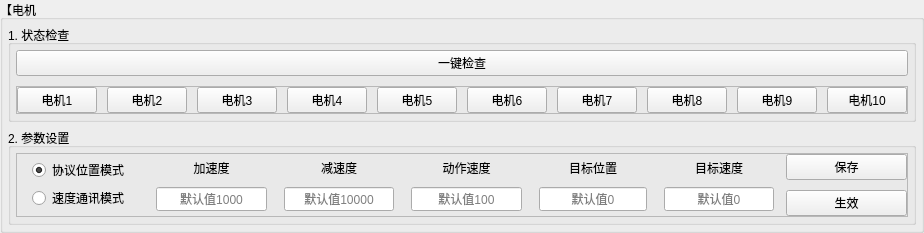
            <widget class="QGroupBox" name="group_motor">
             <property name="enabled">
              <bool>true</bool>
             </property>
             <property name="title">
              <string>【电机】</string>
             </property>
             <layout class="QVBoxLayout" name="verticalLayout_13" stretch="1,1">
              <property name="spacing">
               <number>6</number>
              </property>
              <property name="leftMargin">
               <number>5</number>
              </property>
              <property name="topMargin">
               <number>5</number>
              </property>
              <property name="rightMargin">
               <number>5</number>
              </property>
              <property name="bottomMargin">
               <number>5</number>
              </property>
              <item>
               <widget class="QGroupBox" name="groupBox_5">
                <property name="title">
                 <string>1. 状态检查</string>
                </property>
                <layout class="QVBoxLayout" name="verticalLayout_19">
                 <property name="spacing">
                  <number>10</number>
                 </property>
                 <property name="leftMargin">
                  <number>5</number>
                 </property>
                 <property name="topMargin">
                  <number>5</number>
                 </property>
                 <property name="rightMargin">
                  <number>5</number>
                 </property>
                 <property name="bottomMargin">
                  <number>5</number>
                 </property>
                 <item>
                  <widget class="QPushButton" name="check_all">
                   <property name="sizePolicy">
                    <sizepolicy hsizetype="Expanding" vsizetype="Preferred">
                     <horstretch>0</horstretch>
                     <verstretch>0</verstretch>
                    </sizepolicy>
                   </property>
                   <property name="minimumSize">
                    <size>
                     <width>0</width>
                     <height>0</height>
                    </size>
                   </property>
                   <property name="text">
                    <string>一键检查</string>
                   </property>
                  </widget>
                 </item>
                 <item>
                  <widget class="QFrame" name="frame_4">
                   <property name="frameShape">
                    <enum>QFrame::StyledPanel</enum>
                   </property>
                   <property name="frameShadow">
                    <enum>QFrame::Raised</enum>
                   </property>
                   <layout class="QHBoxLayout" name="horizontalLayout_3">
                    <property name="spacing">
                     <number>10</number>
                    </property>
                    <property name="leftMargin">
                     <number>0</number>
                    </property>
                    <property name="topMargin">
                     <number>0</number>
                    </property>
                    <property name="rightMargin">
                     <number>0</number>
                    </property>
                    <property name="bottomMargin">
                     <number>0</number>
                    </property>
                    <item>
                     <widget class="QPushButton" name="check_1">
                      <property name="sizePolicy">
                       <sizepolicy hsizetype="Minimum" vsizetype="Preferred">
                        <horstretch>0</horstretch>
                        <verstretch>0</verstretch>
                       </sizepolicy>
                      </property>
                      <property name="text">
                       <string>电机1</string>
                      </property>
                     </widget>
                    </item>
                    <item>
                     <widget class="QPushButton" name="check_2">
                      <property name="sizePolicy">
                       <sizepolicy hsizetype="Minimum" vsizetype="Preferred">
                        <horstretch>0</horstretch>
                        <verstretch>0</verstretch>
                       </sizepolicy>
                      </property>
                      <property name="text">
                       <string>电机2</string>
                      </property>
                     </widget>
                    </item>
                    <item>
                     <widget class="QPushButton" name="check_3">
                      <property name="sizePolicy">
                       <sizepolicy hsizetype="Minimum" vsizetype="Preferred">
                        <horstretch>0</horstretch>
                        <verstretch>0</verstretch>
                       </sizepolicy>
                      </property>
                      <property name="text">
                       <string>电机3</string>
                      </property>
                     </widget>
                    </item>
                    <item>
                     <widget class="QPushButton" name="check_4">
                      <property name="sizePolicy">
                       <sizepolicy hsizetype="Minimum" vsizetype="Preferred">
                        <horstretch>0</horstretch>
                        <verstretch>0</verstretch>
                       </sizepolicy>
                      </property>
                      <property name="text">
                       <string>电机4</string>
                      </property>
                     </widget>
                    </item>
                    <item>
                     <widget class="QPushButton" name="check_5">
                      <property name="sizePolicy">
                       <sizepolicy hsizetype="Minimum" vsizetype="Preferred">
                        <horstretch>0</horstretch>
                        <verstretch>0</verstretch>
                       </sizepolicy>
                      </property>
                      <property name="text">
                       <string>电机5</string>
                      </property>
                     </widget>
                    </item>
                    <item>
                     <widget class="QPushButton" name="check_6">
                      <property name="sizePolicy">
                       <sizepolicy hsizetype="Minimum" vsizetype="Preferred">
                        <horstretch>0</horstretch>
                        <verstretch>0</verstretch>
                       </sizepolicy>
                      </property>
                      <property name="text">
                       <string>电机6</string>
                      </property>
                     </widget>
                    </item>
                    <item>
                     <widget class="QPushButton" name="check_7">
                      <property name="sizePolicy">
                       <sizepolicy hsizetype="Minimum" vsizetype="Preferred">
                        <horstretch>0</horstretch>
                        <verstretch>0</verstretch>
                       </sizepolicy>
                      </property>
                      <property name="text">
                       <string>电机7</string>
                      </property>
                     </widget>
                    </item>
                    <item>
                     <widget class="QPushButton" name="check_8">
                      <property name="sizePolicy">
                       <sizepolicy hsizetype="Minimum" vsizetype="Preferred">
                        <horstretch>0</horstretch>
                        <verstretch>0</verstretch>
                       </sizepolicy>
                      </property>
                      <property name="text">
                       <string>电机8</string>
                      </property>
                     </widget>
                    </item>
                    <item>
                     <widget class="QPushButton" name="check_9">
                      <property name="sizePolicy">
                       <sizepolicy hsizetype="Minimum" vsizetype="Preferred">
                        <horstretch>0</horstretch>
                        <verstretch>0</verstretch>
                       </sizepolicy>
                      </property>
                      <property name="text">
                       <string>电机9</string>
                      </property>
                     </widget>
                    </item>
                    <item>
                     <widget class="QPushButton" name="check_10">
                      <property name="sizePolicy">
                       <sizepolicy hsizetype="Minimum" vsizetype="Preferred">
                        <horstretch>0</horstretch>
                        <verstretch>0</verstretch>
                       </sizepolicy>
                      </property>
                      <property name="text">
                       <string>电机10</string>
                      </property>
                     </widget>
                    </item>
                   </layout>
                  </widget>
                 </item>
                </layout>
               </widget>
              </item>
              <item>
               <widget class="QGroupBox" name="groupBox_6">
                <property name="title">
                 <string>2. 参数设置</string>
                </property>
                <layout class="QVBoxLayout" name="verticalLayout_20">
                 <property name="spacing">
                  <number>7</number>
                 </property>
                 <property name="leftMargin">
                  <number>5</number>
                 </property>
                 <property name="topMargin">
                  <number>5</number>
                 </property>
                 <property name="rightMargin">
                  <number>5</number>
                 </property>
                 <property name="bottomMargin">
                  <number>5</number>
                 </property>
                 <item>
                  <widget class="QFrame" name="frame_3">
                   <property name="frameShape">
                    <enum>QFrame::StyledPanel</enum>
                   </property>
                   <property name="frameShadow">
                    <enum>QFrame::Raised</enum>
                   </property>
                   <layout class="QHBoxLayout" name="horizontalLayout_5" stretch="1,1,1,1,0,1,1">
                    <property name="spacing">
                     <number>7</number>
                    </property>
                    <property name="leftMargin">
                     <number>0</number>
                    </property>
                    <property name="topMargin">
                     <number>0</number>
                    </property>
                    <property name="rightMargin">
                     <number>0</number>
                    </property>
                    <property name="bottomMargin">
                     <number>0</number>
                    </property>
                    <item>
                     <layout class="QVBoxLayout" name="verticalLayout_6">
                      <property name="spacing">
                       <number>0</number>
                      </property>
                      <property name="leftMargin">
                       <number>15</number>
                      </property>
                      <property name="rightMargin">
                       <number>15</number>
                      </property>
                      <item>
                       <widget class="QRadioButton" name="r_pos">
                        <property name="enabled">
                         <bool>true</bool>
                        </property>
                        <property name="layoutDirection">
                         <enum>Qt::LeftToRight</enum>
                        </property>
                        <property name="text">
                         <string>协议位置模式</string>
                        </property>
                        <property name="checkable">
                         <bool>true</bool>
                        </property>
                        <property name="checked">
                         <bool>true</bool>
                        </property>
                       </widget>
                      </item>
                      <item>
                       <widget class="QRadioButton" name="r_vel">
                        <property name="enabled">
                         <bool>true</bool>
                        </property>
                        <property name="text">
                         <string>速度通讯模式</string>
                        </property>
                        <property name="checked">
                         <bool>false</bool>
                        </property>
                       </widget>
                      </item>
                     </layout>
                    </item>
                    <item>
                     <layout class="QVBoxLayout" name="verticalLayout_8">
                      <property name="spacing">
                       <number>10</number>
                      </property>
                      <property name="leftMargin">
                       <number>5</number>
                      </property>
                      <property name="topMargin">
                       <number>5</number>
                      </property>
                      <property name="rightMargin">
                       <number>5</number>
                      </property>
                      <property name="bottomMargin">
                       <number>5</number>
                      </property>
                      <item>
                       <widget class="QLabel" name="tx_acc">
                        <property name="enabled">
                         <bool>true</bool>
                        </property>
                        <property name="sizePolicy">
                         <sizepolicy hsizetype="Preferred" vsizetype="Fixed">
                          <horstretch>0</horstretch>
                          <verstretch>0</verstretch>
                         </sizepolicy>
                        </property>
                        <property name="text">
                         <string>加速度</string>
                        </property>
                        <property name="alignment">
                         <set>Qt::AlignCenter</set>
                        </property>
                       </widget>
                      </item>
                      <item>
                       <widget class="QLineEdit" name="le_acc">
                        <property name="enabled">
                         <bool>true</bool>
                        </property>
                        <property name="sizePolicy">
                         <sizepolicy hsizetype="Expanding" vsizetype="Preferred">
                          <horstretch>0</horstretch>
                          <verstretch>0</verstretch>
                         </sizepolicy>
                        </property>
                        <property name="alignment">
                         <set>Qt::AlignCenter</set>
                        </property>
                        <property name="placeholderText">
                         <string>默认值1000</string>
                        </property>
                       </widget>
                      </item>
                     </layout>
                    </item>
                    <item>
                     <layout class="QVBoxLayout" name="verticalLayout_9">
                      <property name="spacing">
                       <number>10</number>
                      </property>
                      <property name="leftMargin">
                       <number>5</number>
                      </property>
                      <property name="topMargin">
                       <number>5</number>
                      </property>
                      <property name="rightMargin">
                       <number>5</number>
                      </property>
                      <property name="bottomMargin">
                       <number>5</number>
                      </property>
                      <item>
                       <widget class="QLabel" name="tx_dec">
                        <property name="sizePolicy">
                         <sizepolicy hsizetype="Preferred" vsizetype="Fixed">
                          <horstretch>0</horstretch>
                          <verstretch>0</verstretch>
                         </sizepolicy>
                        </property>
                        <property name="text">
                         <string>减速度</string>
                        </property>
                        <property name="alignment">
                         <set>Qt::AlignCenter</set>
                        </property>
                       </widget>
                      </item>
                      <item>
                       <widget class="QLineEdit" name="le_dec">
                        <property name="sizePolicy">
                         <sizepolicy hsizetype="Expanding" vsizetype="Preferred">
                          <horstretch>0</horstretch>
                          <verstretch>0</verstretch>
                         </sizepolicy>
                        </property>
                        <property name="alignment">
                         <set>Qt::AlignCenter</set>
                        </property>
                        <property name="placeholderText">
                         <string>默认值10000</string>
                        </property>
                       </widget>
                      </item>
                     </layout>
                    </item>
                    <item>
                     <layout class="QVBoxLayout" name="verticalLayout_10">
                      <property name="spacing">
                       <number>10</number>
                      </property>
                      <property name="leftMargin">
                       <number>5</number>
                      </property>
                      <property name="topMargin">
                       <number>5</number>
                      </property>
                      <property name="rightMargin">
                       <number>5</number>
                      </property>
                      <property name="bottomMargin">
                       <number>5</number>
                      </property>
                      <item>
                       <widget class="QLabel" name="tx_vel">
                        <property name="enabled">
                         <bool>true</bool>
                        </property>
                        <property name="sizePolicy">
                         <sizepolicy hsizetype="Preferred" vsizetype="Fixed">
                          <horstretch>0</horstretch>
                          <verstretch>0</verstretch>
                         </sizepolicy>
                        </property>
                        <property name="text">
                         <string>动作速度</string>
                        </property>
                        <property name="alignment">
                         <set>Qt::AlignCenter</set>
                        </property>
                       </widget>
                      </item>
                      <item>
                       <widget class="QLineEdit" name="le_vel">
                        <property name="sizePolicy">
                         <sizepolicy hsizetype="Expanding" vsizetype="Preferred">
                          <horstretch>0</horstretch>
                          <verstretch>0</verstretch>
                         </sizepolicy>
                        </property>
                        <property name="alignment">
                         <set>Qt::AlignCenter</set>
                        </property>
                        <property name="placeholderText">
                         <string>默认值100</string>
                        </property>
                       </widget>
                      </item>
                     </layout>
                    </item>
                    <item>
                     <layout class="QVBoxLayout" name="verticalLayout_21">
                      <property name="spacing">
                       <number>10</number>
                      </property>
                      <property name="leftMargin">
                       <number>5</number>
                      </property>
                      <property name="topMargin">
                       <number>5</number>
                      </property>
                      <property name="rightMargin">
                       <number>5</number>
                      </property>
                      <property name="bottomMargin">
                       <number>5</number>
                      </property>
                      <item>
                       <widget class="QLabel" name="tx_position">
                        <property name="enabled">
                         <bool>true</bool>
                        </property>
                        <property name="sizePolicy">
                         <sizepolicy hsizetype="Preferred" vsizetype="Fixed">
                          <horstretch>0</horstretch>
                          <verstretch>0</verstretch>
                         </sizepolicy>
                        </property>
                        <property name="text">
                         <string>目标位置</string>
                        </property>
                        <property name="alignment">
                         <set>Qt::AlignCenter</set>
                        </property>
                       </widget>
                      </item>
                      <item>
                       <widget class="QLineEdit" name="le_position">
                        <property name="sizePolicy">
                         <sizepolicy hsizetype="Expanding" vsizetype="Preferred">
                          <horstretch>0</horstretch>
                          <verstretch>0</verstretch>
                         </sizepolicy>
                        </property>
                        <property name="alignment">
                         <set>Qt::AlignCenter</set>
                        </property>
                        <property name="placeholderText">
                         <string>默认值0</string>
                        </property>
                       </widget>
                      </item>
                     </layout>
                    </item>
                    <item>
                     <layout class="QVBoxLayout" name="verticalLayout_11">
                      <property name="spacing">
                       <number>10</number>
                      </property>
                      <property name="leftMargin">
                       <number>5</number>
                      </property>
                      <property name="topMargin">
                       <number>5</number>
                      </property>
                      <property name="rightMargin">
                       <number>5</number>
                      </property>
                      <property name="bottomMargin">
                       <number>5</number>
                      </property>
                      <item>
                       <widget class="QLabel" name="tx_speed">
                        <property name="enabled">
                         <bool>true</bool>
                        </property>
                        <property name="sizePolicy">
                         <sizepolicy hsizetype="Preferred" vsizetype="Fixed">
                          <horstretch>0</horstretch>
                          <verstretch>0</verstretch>
                         </sizepolicy>
                        </property>
                        <property name="text">
                         <string>目标速度</string>
                        </property>
                        <property name="alignment">
                         <set>Qt::AlignCenter</set>
                        </property>
                       </widget>
                      </item>
                      <item>
                       <widget class="QLineEdit" name="le_speed">
                        <property name="sizePolicy">
                         <sizepolicy hsizetype="Expanding" vsizetype="Preferred">
                          <horstretch>0</horstretch>
                          <verstretch>0</verstretch>
                         </sizepolicy>
                        </property>
                        <property name="alignment">
                         <set>Qt::AlignCenter</set>
                        </property>
                        <property name="placeholderText">
                         <string>默认值0</string>
                        </property>
                       </widget>
                      </item>
                     </layout>
                    </item>
                    <item>
                     <layout class="QVBoxLayout" name="verticalLayout_51">
                      <property name="spacing">
                       <number>10</number>
                      </property>
                      <item>
                       <widget class="QPushButton" name="bt_save">
                        <property name="sizePolicy">
                         <sizepolicy hsizetype="Minimum" vsizetype="Preferred">
                          <horstretch>0</horstretch>
                          <verstretch>0</verstretch>
                         </sizepolicy>
                        </property>
                        <property name="text">
                         <string>保存</string>
                        </property>
                       </widget>
                      </item>
                      <item>
                       <widget class="QPushButton" name="bt_launch">
                        <property name="sizePolicy">
                         <sizepolicy hsizetype="Minimum" vsizetype="Preferred">
                          <horstretch>0</horstretch>
                          <verstretch>0</verstretch>
                         </sizepolicy>
                        </property>
                        <property name="text">
                         <string>生效</string>
                        </property>
                       </widget>
                      </item>
                     </layout>
                    </item>
                   </layout>
                  </widget>
                 </item>
                </layout>
               </widget>
              </item>
             </layout>
            </widget>
